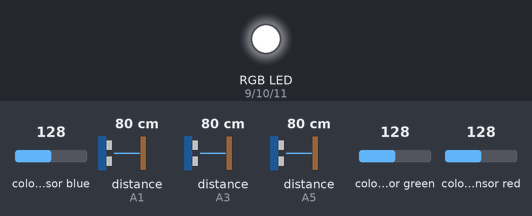
Recording of a sketch running on a simulated Arduino Uno, built with avr-gcc and run on an emulated ATmega328P. On the bench: an RGB LED mixed from three pins (HIGH = lit). Wiring (inferred from the names in the program): 3 × ultrasonic range finder: trigger A0, echo A1 / trigger A2, echo A3 / trigger A4, echo A5; TCS3200 colour sensor: output pin 8; S2 pin 6; S3 pin 7; S0 pin 4; S1 pin 5. The test bench sets the inputs (shaded band); at power-on: distance to the obstacle (sensors on A5, A1, A3) 80 cm, colour sensor blue 128, colour sensor green 128, colour sensor red 128. The echo pulse lasts 58.3 µs per cm; pins used as bus, display or sensor lines are not drawn; what the sketch prints to the serial monitor is not drawn.

Above: at 5.0 s.
5.1 s: distance to the obstacle (sensor on A5) set to 85 cm
At 7.8 s:
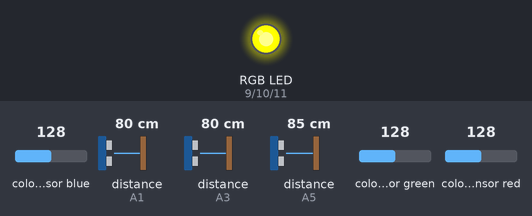
8.7 s: distance to the obstacle (sensor on A5) set to 2 cm
At 12.2 s:
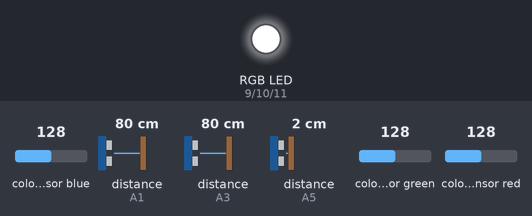
Timing chart, 0 to 13.7 s (numbered marks = the images above; inputs shaded):
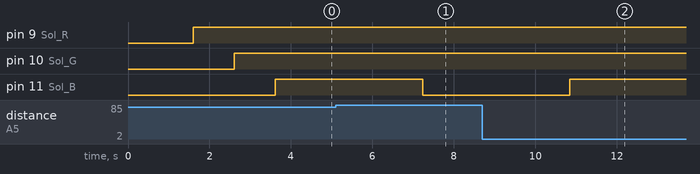

The sketch:

RGB_colour_Mixing.ino
```cpp
#define S0 4
#define S1 5
#define S2 6
#define S3 7
#define sensorOut 8

int Sol_R= 9;
int Sol_G= 10;
int Sol_B= 11;
const int trigPinR = A0;
const int echoPinR = A1;
const int trigPinG = A2;
const int echoPinG = A3;
const int trigPinB = A4;
const int echoPinB = A5;
int duration;
float distance;
float distance2;
float change;
float Vr;
float Vg;
float Vb;
float area= 45.36;
float K;
float exit_vol = 20.00;
const unsigned long eventInterval = 1000;
unsigned long previousTime = 0;

int redMin = 63; // Red minimum value
int redMax = 371; // Red maximum value
int greenMin = 62; // Green minimum value
int greenMax = 367; // Green maximum value
int blueMin = 46; // Blue minimum value
int blueMax = 288; // Blue maximum value

// Variables for Color Pulse Width Measurements

int redPW = 0;
int greenPW = 0;
int bluePW = 0;

// Variables for final Color values

int redValue;
int greenValue;
int blueValue;

void setup() {

  // Setup Serial Monitor
  Serial.begin(9600);

   // Set S0 - S3 as outputs
  pinMode(S0, OUTPUT);
  pinMode(S1, OUTPUT);
  pinMode(S2, OUTPUT);
  pinMode(S3, OUTPUT);

  // Set Sensor output as input
  pinMode(sensorOut, INPUT);

   // Set Frequency scaling to 20%
  digitalWrite(S0,HIGH);
  digitalWrite(S1,LOW);


  pinMode(trigPinR, OUTPUT);
  pinMode(echoPinR, INPUT);
  pinMode(Sol_R,OUTPUT);

  pinMode(trigPinG, OUTPUT);
  pinMode(echoPinG, INPUT);
  pinMode(Sol_G,OUTPUT);

  pinMode(trigPinB, OUTPUT);
  pinMode(echoPinB, INPUT);
  pinMode(Sol_B,OUTPUT);


}

void loop() {

  unsigned long currentTime = millis();
  if (currentTime - previousTime >= eventInterval){

  // Read Red value
  redPW = getRedPW();
  // Map to value from 0-255
  redValue = map(redPW, redMin,redMax,255,0);
  // Delay to stabilize sensor
  delay(200);

  // Read Green value
  greenPW = getGreenPW();
  // Map to value from 0-255
  greenValue = map(greenPW, greenMin,greenMax,255,0);
  // Delay to stabilize sensor
  delay(200);

  // Read Blue value
  bluePW = getBluePW();
  // Map to value from 0-255
  blueValue = map(bluePW, blueMin,blueMax,255,0);
  // Delay to stabilize sensor
  delay(200);


   // Print output to Serial Monitor
  Serial.print("Red = ");
  Serial.print(redValue);
  Serial.print(" - Green = ");
  Serial.print(greenValue);
  Serial.print(" - Blue = ");
  Serial.println(blueValue);

  previousTime = currentTime;

  }
  // mixer
  K = exit_vol/255;
  if(redValue > 40 && blueValue> 40 && greenValue> 40)
  {
   Vr =getvolR();
     delay(1000);
     Serial.print("Red vol. =  ");
     Serial.print(Vr);

   Vg = getvolG();
     delay(1000);
     Serial.print("Green vol. =  ");
     Serial.print(Vg);

   Vb = getvolB();
   delay(1000);
   Serial.print("Blue vol. =  ");
   Serial.print(Vb);
   Serial.print("\n");
  }

}


// Function to read Red Pulse Widths
int getRedPW() {

  // Set sensor to read Red only
  digitalWrite(S2,LOW);
  digitalWrite(S3,LOW);
  // Define integer to represent Pulse Width
  int PW;
  // Read the output Pulse Width
  PW = pulseIn(sensorOut, LOW);
  // Return the value
  return PW;

}

// Function to read Green Pulse Widths
int getGreenPW() {

  // Set sensor to read Green only
  digitalWrite(S2,HIGH);
  digitalWrite(S3,HIGH);
  // Define integer to represent Pulse Width
  int PW;
  // Read the output Pulse Width
  PW = pulseIn(sensorOut, LOW);
  // Return the value
  return PW;

}

// Function to read Blue Pulse Widths
int getBluePW() {

  // Set sensor to read Blue only
  digitalWrite(S2,LOW);
  digitalWrite(S3,HIGH);
  // Define integer to represent Pulse Width
  int PW;
  // Read the output Pulse Width
  PW = pulseIn(sensorOut, LOW);
  // Return the value
  return PW;

}

float getvolR()
{
digitalWrite(trigPinR, LOW);
delayMicroseconds(2);
digitalWrite(trigPinR, HIGH);
delayMicroseconds(10);
digitalWrite(trigPinR, LOW);
duration = pulseIn(echoPinR, HIGH);
distance= duration*0.034/2;
static float x = distance;
static float z = redValue;
float y=z*K;
change = y/area;
distance2= x+change;

if(distance < distance2)
{
  digitalWrite(Sol_R,HIGH);
}
if(distance >= distance2)
{
  digitalWrite(Sol_R,LOW);
}
return K*redValue;
}

float getvolG()
{
digitalWrite(trigPinG, LOW);
delayMicroseconds(2);
digitalWrite(trigPinG, HIGH);
delayMicroseconds(10);
digitalWrite(trigPinG, LOW);
duration = pulseIn(echoPinG, HIGH);
distance= duration*0.034/2;
static float x = distance;
static float z = greenValue;
float y=z*K;
change = y/area;
distance2= x+change;

if(distance < distance2)
{
  digitalWrite(Sol_G,HIGH);
}
if(distance >= distance2)
{
  digitalWrite(Sol_G,LOW);
}
return K*greenValue;

}

float getvolB()
{
digitalWrite(trigPinB, LOW);
delayMicroseconds(2);
digitalWrite(trigPinB, HIGH);
delayMicroseconds(10);
digitalWrite(trigPinB, LOW);
duration = pulseIn(echoPinB, HIGH);
distance= duration*0.034/2;
static float x = distance;
static float z = blueValue;
float y=z*K;
change = y/area;
distance2= x+change;

if(distance < distance2)
{
  digitalWrite(Sol_B,HIGH);
}
if(distance >= distance2)
{
  digitalWrite(Sol_B,LOW);
}
return K*blueValue;
}
```

Measured:
- the behaviour switches between 80 and 81 cm on distance to the obstacle (sensor on A5) (found by bisection; images 0 and 1)
- after the input at 5.1 s, pin 11 (Sol_B): HIGH → LOW after 2.1 s
- after the input at 8.7 s, pin 11 (Sol_B): LOW → HIGH after 2.2 s
